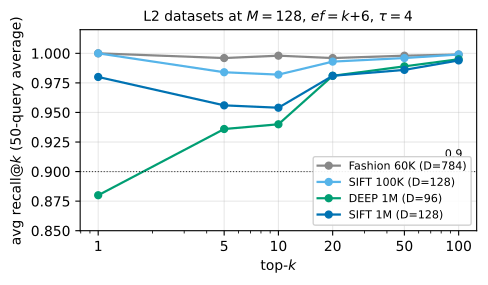

Source code (Python):
"""Fig 3a-i: L2 datasets where ef = k + 6 holds (4 datasets)."""
import matplotlib
matplotlib.use("Agg")
import matplotlib.pyplot as plt
from pathlib import Path

OUT = Path(__file__).parent / "ef_calibration_v3_l2.pdf"

DATA = {
    "Fashion 60K (D=784)": {1:1.000, 5:0.996, 10:0.998, 20:0.996, 50:0.998, 100:0.999},
    "SIFT 100K (D=128)":   {1:1.000, 5:0.984, 10:0.982, 20:0.993, 50:0.996, 100:0.999},
    "DEEP 1M (D=96)":      {1:0.880, 5:0.936, 10:0.940, 20:0.981, 50:0.989, 100:0.995},
    "SIFT 1M (D=128)":     {1:0.980, 5:0.956, 10:0.954, 20:0.981, 50:0.986, 100:0.994},
}
ks = [1, 5, 10, 20, 50, 100]
COLORS = {"Fashion 60K (D=784)": "#888888",
          "SIFT 100K (D=128)":   "#56B4E9",
          "DEEP 1M (D=96)":      "#009E73",
          "SIFT 1M (D=128)":     "#0072B2"}

fig, ax = plt.subplots(figsize=(5.0, 3.0))
for name, recalls in DATA.items():
    ys = [recalls[k] for k in ks]
    ax.plot(ks, ys, marker="o", color=COLORS[name], label=name,
            linewidth=1.6, markersize=5)
ax.axhline(0.9, color="black", linestyle=":", linewidth=0.8, alpha=0.7)
ax.text(105, 0.91, "0.9", fontsize=8, ha="right", va="bottom")
ax.set_xscale("log")
ax.set_xticks(ks); ax.set_xticklabels([str(k) for k in ks])
ax.set_xlabel(r"top-$k$"); ax.set_ylabel(r"avg recall@$k$ (50-query average)")
ax.set_ylim(0.85, 1.02)
ax.grid(True, alpha=0.3)
ax.legend(fontsize=8, loc="lower right", framealpha=0.9)
ax.set_title(r"L2 datasets at $M{=}128$, $ef{=}k{+}6$, $\tau{=}4$",
             fontsize=10)
plt.tight_layout()
plt.savefig(OUT, bbox_inches="tight")
print(f"Saved {OUT}")
